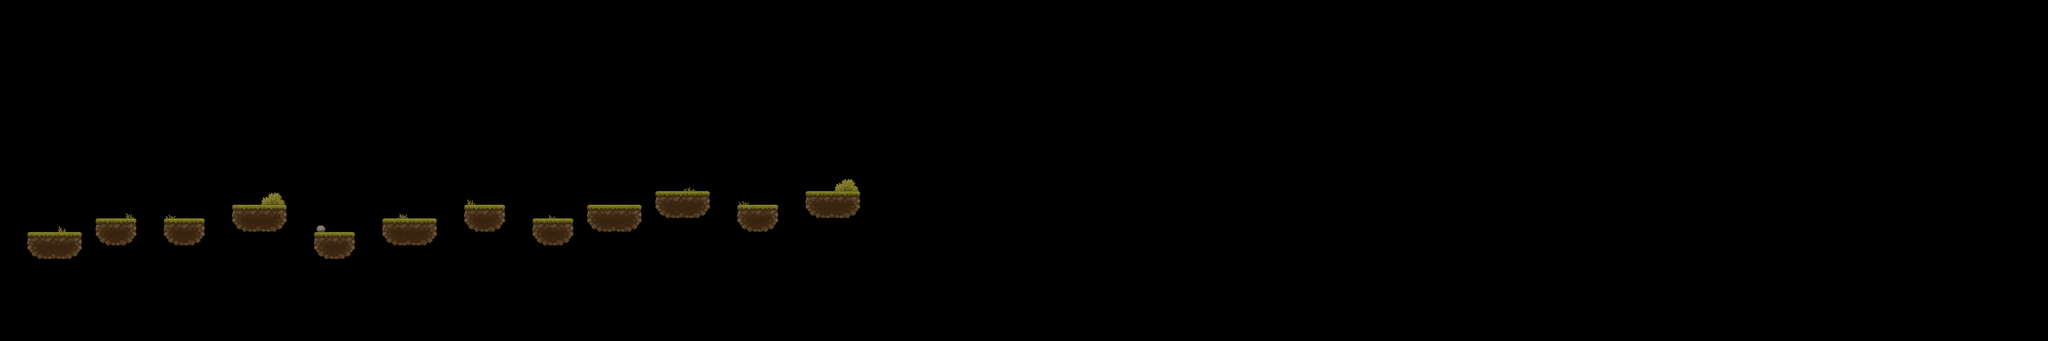

The image is a tile-based game level rendered from a .tmx file. Its description and source (layers, tilesets, objects; grid data summarised) follow:
An orthogonal 150x25 tile map with 32x32 px tiles, 1 tile layer (Слой тайлов 1), 2 tilesets and 12 objects (Solid).

<map version="1.10" tiledversion="1.11.2" orientation="orthogonal" renderorder="right-down" width="150" height="25" tilewidth="32" tileheight="32" infinite="0" nextlayerid="3" nextobjectid="33">
 <tileset firstgid="1" source="TX Tileset Ground.tsx" />
 <tileset firstgid="77" source="TX Village Props.tsx" />
 <layer id="1" name="Слой тайлов 1" width="150" height="25">
  <data>[3750 cells, 97 non-empty, 14 distinct tile ids]</data>
 </layer>
 <objectgroup id="2" name="Слой объектов 1">
  <object id="7" name="Solid" x="64" y="544" width="128" height="64" />
  <object id="10" x="224" y="512" width="96" height="64" />
  <object id="11" x="384" y="512" width="96" height="64" />
  <object id="12" x="544" y="480" width="128" height="64" />
  <object id="13" x="736" y="544" width="96" height="64" />
  <object id="14" x="896" y="512" width="128" height="64" />
  <object id="15" x="1088" y="480" width="96" height="64" />
  <object id="16" x="1248" y="512" width="96" height="64" />
  <object id="17" x="1376" y="480" width="128" height="64" />
  <object id="18" x="1536" y="448" width="128" height="64" />
  <object id="25" x="1728" y="480" width="96" height="64" />
  <object id="26" x="1888" y="448" width="128" height="64" />
 </objectgroup>
</map>
